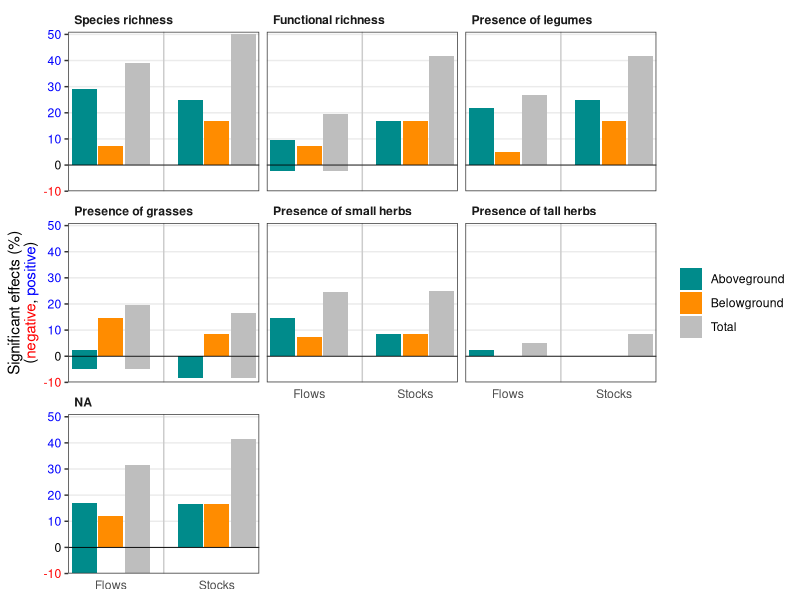

Recreate this plot in R.
library(tidyverse)
library(ggtext)

# Prepare data ------------------------------------------------------------

dat <- read_csv("Results/Summary_Effects_MainText.csv")

dat <- dat %>%
  mutate(Dimens = case_when(
    Dimens == "flow" ~ "Flows",
    Dimens == "stock" ~ "Stocks"
  )) %>%
  select(predictor, Dimens, Total_pr, AG_pr, BG_pr, Eff_sighn) %>%
  pivot_longer(!c(predictor, Dimens, Eff_sighn)) %>%
  mutate(value = case_match(
    Eff_sighn,
    "negative" ~ value * -1,
    "positive" ~ value
  )) %>%
  mutate(
    predictor = factor(predictor,
      levels = c("sowndiv", "numfg", "leg.ef", "gr.ef", "sh.ef", "th.ef")
    )
  )

# Prepare plot ------------------------------------------------------------

# Modify factor labels

predictor_label <- c(
  gr.ef = "Presence of grasses",
  leg.ef = "Presence of legumes",
  numfg = "Functional richness",
  sh.ef = "Presence of small herbs",
  sowndiv = "Species richness",
  th.ef = "Presence of tall herbs"
)

# Make plot ---------------------------------------------------------------

barplot_effects <- dat %>%
  ggplot(aes(x = Dimens, y = value, fill = name)) +
  geom_col(position = position_dodge(width = 0.75), width = 0.7) +
  geom_vline(xintercept = 1.5, color = "grey80") +
  geom_hline(yintercept = 0, size = 0.3) +
  labs(y = "Significant effects (%)<br>(<span style = 'color: red;'>negative</span>,
       <span style = 'color: blue;'>positive</span>)") +
  scale_y_continuous(
    breaks = seq(-10, 50, by = 10),
    limits = c(-10, 51),
    expand = c(0, 0)
  ) +
  scale_x_discrete(expand = c(0.2, 0.2)) +
  scale_fill_manual(
    values = c("cyan4", "darkorange", "grey"),
    labels = c("Aboveground", "Belowground", "Total")
  ) +
  facet_wrap(~predictor, labeller = labeller(
    predictor = predictor_label
  )) +
  theme_bw() +
  theme(
    axis.title.x = element_blank(),
    axis.ticks.x = element_blank(),
    axis.title.y = element_markdown(),
    axis.text.y = element_text(color = c("red", "black", rep("blue", 5))),
    panel.grid.major.x = element_blank(),
    panel.grid.minor.x = element_blank(),
    panel.grid.minor.y = element_blank(),
    legend.title = element_blank(),
    strip.background = element_blank(),
    strip.text = element_text(hjust = 0, face = "bold")
  )

# Save plot ---------------------------------------------------------------

ggsave("Results/Fig.3.png",
  width = 16, height = 8, units = "cm",
  scale = 1.3
)
